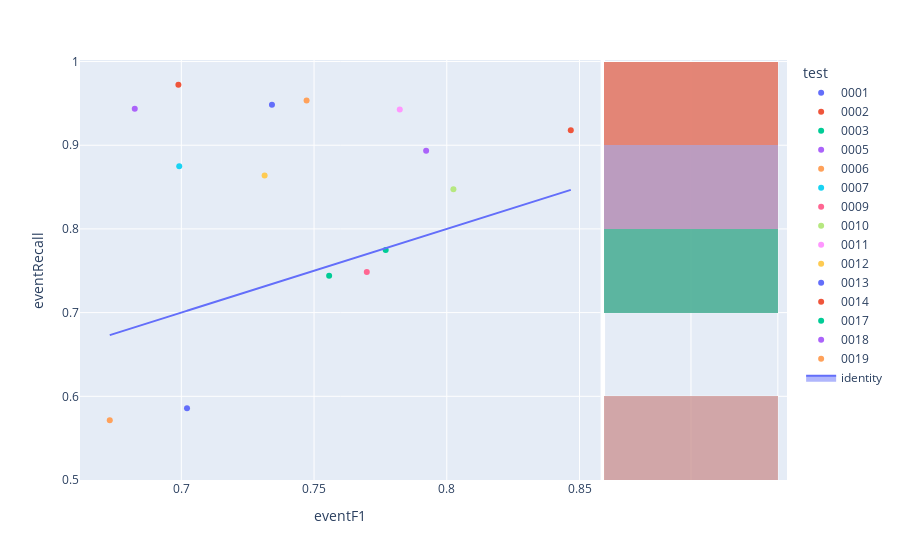

The code cell stored with this chart in its notebook:
### Code cell
fig=px.scatter(experimentModels,x='eventF1',y='eventRecall',color='test',hover_name='modelId', marginal_y="histogram")
fig.add_trace(
    go.Scatter(x=experimentModels['eventF1'], y=experimentModels['eventF1'], name="identity", mode='lines',fill="toself")
)
fig.show()

### Figure 1 — Plotly figure (JSON) as saved in the notebook; plotly's stock layout.template omitted (floating-point values rounded to 4 significant figures)
{"data": [{"hovertemplate": "<b>%{hovertext}</b><br><br>test=0001<br>eventF1=%{x}<br>eventRecall=%{y}<extra></extra>", "hovertext": ["7feab6c6-8ccf-4056-b394-5b6d7b96cb7a"], "legendgroup": "0001", "marker": {"color": "#636efa", "symbol": "circle"}, "mode": "markers", "name": "0001", "orientation": "v", "showlegend": true, "type": "scatter", "x": [0.7021], "xaxis": "x", "y": [0.5858], "yaxis": "y"}, {"alignmentgroup": "True", "bingroup": "y", "hovertemplate": "test=0001<br>eventRecall=%{y}<br>count=%{x}<extra></extra>", "legendgroup": "0001", "marker": {"color": "#636efa"}, "name": "0001", "offsetgroup": "0001", "opacity": 0.5, "showlegend": false, "type": "histogram", "xaxis": "x2", "y": [0.5858], "yaxis": "y2"}, {"hovertemplate": "<b>%{hovertext}</b><br><br>test=0002<br>eventF1=%{x}<br>eventRecall=%{y}<extra></extra>", "hovertext": ["aca6fbc5-bdf4-4890-bc15-bd3cc527aa65"], "legendgroup": "0002", "marker": {"color": "#EF553B", "symbol": "circle"}, "mode": "markers", "name": "0002", "orientation": "v", "showlegend": true, "type": "scatter", "x": [0.8467], "xaxis": "x", "y": [0.9178], "yaxis": "y"}, {"alignmentgroup": "True", "bingroup": "y", "hovertemplate": "test=0002<br>eventRecall=%{y}<br>count=%{x}<extra></extra>", "legendgroup": "0002", "marker": {"color": "#EF553B"}, "name": "0002", "offsetgroup": "0002", "opacity": 0.5, "showlegend": false, "type": "histogram", "xaxis": "x2", "y": [0.9178], "yaxis": "y2"}, {"hovertemplate": "<b>%{hovertext}</b><br><br>test=0003<br>eventF1=%{x}<br>eventRecall=%{y}<extra></extra>", "hovertext": ["ec017e6c-bd1b-41f7-af84-ed6023617980"], "legendgroup": "0003", "marker": {"color": "#00cc96", "symbol": "circle"}, "mode": "markers", "name": "0003", "orientation": "v", "showlegend": true, "type": "scatter", "x": [0.7557], "xaxis": "x", "y": [0.7442], "yaxis": "y"}, {"alignmentgroup": "True", "bingroup": "y", "hovertemplate": "test=0003<br>eventRecall=%{y}<br>count=%{x}<extra></extra>", "legendgroup": "0003", "marker": {"color": "#00cc96"}, "name": "0003", "offsetgroup": "0003", "opacity": 0.5, "showlegend": false, "type": "histogram", "xaxis": "x2", "y": [0.7442], "yaxis": "y2"}, {"hovertemplate": "<b>%{hovertext}</b><br><br>test=0005<br>eventF1=%{x}<br>eventRecall=%{y}<extra></extra>", "hovertext": ["abcd606e-c9ec-4194-807e-4a045dcd0e18"], "legendgroup": "0005", "marker": {"color": "#ab63fa", "symbol": "circle"}, "mode": "markers", "name": "0005", "orientation": "v", "showlegend": true, "type": "scatter", "x": [0.6825], "xaxis": "x", "y": [0.9437], "yaxis": "y"}, {"alignmentgroup": "True", "bingroup": "y", "hovertemplate": "test=0005<br>eventRecall=%{y}<br>count=%{x}<extra></extra>", "legendgroup": "0005", "marker": {"color": "#ab63fa"}, "name": "0005", "offsetgroup": "0005", "opacity": 0.5, "showlegend": false, "type": "histogram", "xaxis": "x2", "y": [0.9437], "yaxis": "y2"}, {"hovertemplate": "<b>%{hovertext}</b><br><br>test=0006<br>eventF1=%{x}<br>eventRecall=%{y}<extra></extra>", "hovertext": ["ba039537-8f79-49cf-8ac8-383434059506"], "legendgroup": "0006", "marker": {"color": "#FFA15A", "symbol": "circle"}, "mode": "markers", "name": "0006", "orientation": "v", "showlegend": true, "type": "scatter", "x": [0.673], "xaxis": "x", "y": [0.5714], "yaxis": "y"}, {"alignmentgroup": "True", "bingroup": "y", "hovertemplate": "test=0006<br>eventRecall=%{y}<br>count=%{x}<extra></extra>", "legendgroup": "0006", "marker": {"color": "#FFA15A"}, "name": "0006", "offsetgroup": "0006", "opacity": 0.5, "showlegend": false, "type": "histogram", "xaxis": "x2", "y": [0.5714], "yaxis": "y2"}, {"hovertemplate": "<b>%{hovertext}</b><br><br>test=0007<br>eventF1=%{x}<br>eventRecall=%{y}<extra></extra>", "hovertext": ["496b4ddf-f8cb-4244-89ad-0439681b820b"], "legendgroup": "0007", "marker": {"color": "#19d3f3", "symbol": "circle"}, "mode": "markers", "name": "0007", "orientation": "v", "showlegend": true, "type": "scatter", "x": [0.6992], "xaxis": "x", "y": [0.8748], "yaxis": "y"}, {"alignmentgroup": "True", "bingroup": "y", "hovertemplate": "test=0007<br>eventRecall=%{y}<br>count=%{x}<extra></extra>", "legendgroup": "0007", "marker": {"color": "#19d3f3"}, "name": "0007", "offsetgroup": "0007", "opacity": 0.5, "showlegend": false, "type": "histogram", "xaxis": "x2", "y": [0.8748], "yaxis": "y2"}, {"hovertemplate": "<b>%{hovertext}</b><br><br>test=0009<br>eventF1=%{x}<br>eventRecall=%{y}<extra></extra>", "hovertext": ["7daf0b7c-d584-4841-8dd3-6d4cec075655"], "legendgroup": "0009", "marker": {"color": "#FF6692", "symbol": "circle"}, "mode": "markers", "name": "0009", "orientation": "v", "showlegend": true, "type": "scatter", "x": [0.7699], "xaxis": "x", "y": [0.7485], "yaxis": "y"}, {"alignmentgroup": "True", "bingroup": "y", "hovertemplate": "test=0009<br>eventRecall=%{y}<br>count=%{x}<extra></extra>", "legendgroup": "0009", "marker": {"color": "#FF6692"}, "name": "0009", "offsetgroup": "0009", "opacity": 0.5, "showlegend": false, "type": "histogram", "xaxis": "x2", "y": [0.7485], "yaxis": "y2"}, {"hovertemplate": "<b>%{hovertext}</b><br><br>test=0010<br>eventF1=%{x}<br>eventRecall=%{y}<extra></extra>", "hovertext": ["cf984650-f856-4b2e-9290-4aba38fd6427"], "legendgroup": "0010", "marker": {"color": "#B6E880", "symbol": "circle"}, "mode": "markers", "name": "0010", "orientation": "v", "showlegend": true, "type": "scatter", "x": [0.8025], "xaxis": "x", "y": [0.8473], "yaxis": "y"}, {"alignmentgroup": "True", "bingroup": "y", "hovertemplate": "test=0010<br>eventRecall=%{y}<br>count=%{x}<extra></extra>", "legendgroup": "0010", "marker": {"color": "#B6E880"}, "name": "0010", "offsetgroup": "0010", "opacity": 0.5, "showlegend": false, "type": "histogram", "xaxis": "x2", "y": [0.8473], "yaxis": "y2"}, {"hovertemplate": "<b>%{hovertext}</b><br><br>test=0011<br>eventF1=%{x}<br>eventRecall=%{y}<extra></extra>", "hovertext": ["8be0a742-8fa8-4f1f-a081-622ff61d7bb5"], "legendgroup": "0011", "marker": {"color": "#FF97FF", "symbol": "circle"}, "mode": "markers", "name": "0011", "orientation": "v", "showlegend": true, "type": "scatter", "x": [0.7823], "xaxis": "x", "y": [0.9428], "yaxis": "y"}, {"alignmentgroup": "True", "bingroup": "y", "hovertemplate": "test=0011<br>eventRecall=%{y}<br>count=%{x}<extra></extra>", "legendgroup": "0011", "marker": {"color": "#FF97FF"}, "name": "0011", "offsetgroup": "0011", "opacity": 0.5, "showlegend": false, "type": "histogram", "xaxis": "x2", "y": [0.9428], "yaxis": "y2"}, {"hovertemplate": "<b>%{hovertext}</b><br><br>test=0012<br>eventF1=%{x}<br>eventRecall=%{y}<extra></extra>", "hovertext": ["87814133-dd28-4c87-860b-c4ef8d85801e"], "legendgroup": "0012", "marker": {"color": "#FECB52", "symbol": "circle"}, "mode": "markers", "name": "0012", "orientation": "v", "showlegend": true, "type": "scatter", "x": [0.7314], "xaxis": "x", "y": [0.8637], "yaxis": "y"}, {"alignmentgroup": "True", "bingroup": "y", "hovertemplate": "test=0012<br>eventRecall=%{y}<br>count=%{x}<extra></extra>", "legendgroup": "0012", "marker": {"color": "#FECB52"}, "name": "0012", "offsetgroup": "0012", "opacity": 0.5, "showlegend": false, "type": "histogram", "xaxis": "x2", "y": [0.8637], "yaxis": "y2"}, {"hovertemplate": "<b>%{hovertext}</b><br><br>test=0013<br>eventF1=%{x}<br>eventRecall=%{y}<extra></extra>", "hovertext": ["3d0715ed-4682-4fa5-9cc7-f167312e833b"], "legendgroup": "0013", "marker": {"color": "#636efa", "symbol": "circle"}, "mode": "markers", "name": "0013", "orientation": "v", "showlegend": true, "type": "scatter", "x": [0.7341], "xaxis": "x", "y": [0.9485], "yaxis": "y"}, {"alignmentgroup": "True", "bingroup": "y", "hovertemplate": "test=0013<br>eventRecall=%{y}<br>count=%{x}<extra></extra>", "legendgroup": "0013", "marker": {"color": "#636efa"}, "name": "0013", "offsetgroup": "0013", "opacity": 0.5, "showlegend": false, "type": "histogram", "xaxis": "x2", "y": [0.9485], "yaxis": "y2"}, {"hovertemplate": "<b>%{hovertext}</b><br><br>test=0014<br>eventF1=%{x}<br>eventRecall=%{y}<extra></extra>", "hovertext": ["1ec0ffd4-9973-4c92-9d68-80bfc2610b4e"], "legendgroup": "0014", "marker": {"color": "#EF553B", "symbol": "circle"}, "mode": "markers", "name": "0014", "orientation": "v", "showlegend": true, "type": "scatter", "x": [0.6989], "xaxis": "x", "y": [0.9723], "yaxis": "y"}, {"alignmentgroup": "True", "bingroup": "y", "hovertemplate": "test=0014<br>eventRecall=%{y}<br>count=%{x}<extra></extra>", "legendgroup": "0014", "marker": {"color": "#EF553B"}, "name": "0014", "offsetgroup": "0014", "opacity": 0.5, "showlegend": false, "type": "histogram", "xaxis": "x2", "y": [0.9723], "yaxis": "y2"}, {"hovertemplate": "<b>%{hovertext}</b><br><br>test=0017<br>eventF1=%{x}<br>eventRecall=%{y}<extra></extra>", "hovertext": ["85254932-ed56-4105-92cd-63187d464506"], "legendgroup": "0017", "marker": {"color": "#00cc96", "symbol": "circle"}, "mode": "markers", "name": "0017", "orientation": "v", "showlegend": true, "type": "scatter", "x": [0.777], "xaxis": "x", "y": [0.7748], "yaxis": "y"}, {"alignmentgroup": "True", "bingroup": "y", "hovertemplate": "test=0017<br>eventRecall=%{y}<br>count=%{x}<extra></extra>", "legendgroup": "0017", "marker": {"color": "#00cc96"}, "name": "0017", "offsetgroup": "0017", "opacity": 0.5, "showlegend": false, "type": "histogram", "xaxis": "x2", "y": [0.7748], "yaxis": "y2"}, {"hovertemplate": "<b>%{hovertext}</b><br><br>test=0018<br>eventF1=%{x}<br>eventRecall=%{y}<extra></extra>", "hovertext": ["4ae8df49-0dfe-4d18-8f0b-e1dfd3285c3e"], "legendgroup": "0018", "marker": {"color": "#ab63fa", "symbol": "circle"}, "mode": "markers", "name": "0018", "orientation": "v", "showlegend": true, "type": "scatter", "x": [0.7922], "xaxis": "x", "y": [0.8935], "yaxis": "y"}, {"alignmentgroup": "True", "bingroup": "y", "hovertemplate": "test=0018<br>eventRecall=%{y}<br>count=%{x}<extra></extra>", "legendgroup": "0018", "marker": {"color": "#ab63fa"}, "name": "0018", "offsetgroup": "0018", "opacity": 0.5, "showlegend": false, "type": "histogram", "xaxis": "x2", "y": [0.8935], "yaxis": "y2"}, {"hovertemplate": "<b>%{hovertext}</b><br><br>test=0019<br>eventF1=%{x}<br>eventRecall=%{y}<extra></extra>", "hovertext": ["e3714d66-0198-4ba1-b455-3405e39de414"], "legendgroup": "0019", "marker": {"color": "#FFA15A", "symbol": "circle"}, "mode": "markers", "name": "0019", "orientation": "v", "showlegend": true, "type": "scatter", "x": [0.7472], "xaxis": "x", "y": [0.9535], "yaxis": "y"}, {"alignmentgroup": "True", "bingroup": "y", "hovertemplate": "test=0019<br>eventRecall=%{y}<br>count=%{x}<extra></extra>", "legendgroup": "0019", "marker": {"color": "#FFA15A"}, "name": "0019", "offsetgroup": "0019", "opacity": 0.5, "showlegend": false, "type": "histogram", "xaxis": "x2", "y": [0.9535], "yaxis": "y2"}, {"fill": "toself", "mode": "lines", "name": "identity", "type": "scatter", "x": [0.7021, 0.8467, 0.7557, 0.6825, 0.673, 0.6992, 0.7699, 0.8025, 0.7823, 0.7314, 0.7341, 0.6989, 0.777, 0.7922, 0.7472], "y": [0.7021, 0.8467, 0.7557, 0.6825, 0.673, 0.6992, 0.7699, 0.8025, 0.7823, 0.7314, 0.7341, 0.6989, 0.777, 0.7922, 0.7472]}], "layout": {"barmode": "overlay", "legend": {"title": {"text": "test"}, "tracegroupgap": 0}, "margin": {"t": 60}, "xaxis": {"anchor": "y", "domain": [0, 0.7363], "title": {"text": "eventF1"}}, "xaxis2": {"anchor": "y2", "domain": [0.7413, 1], "matches": "x2", "showgrid": true, "showline": false, "showticklabels": false, "ticks": ""}, "yaxis": {"anchor": "x", "domain": [0, 1], "title": {"text": "eventRecall"}}, "yaxis2": {"anchor": "x2", "domain": [0, 1], "matches": "y", "showgrid": true, "showticklabels": false}}}
